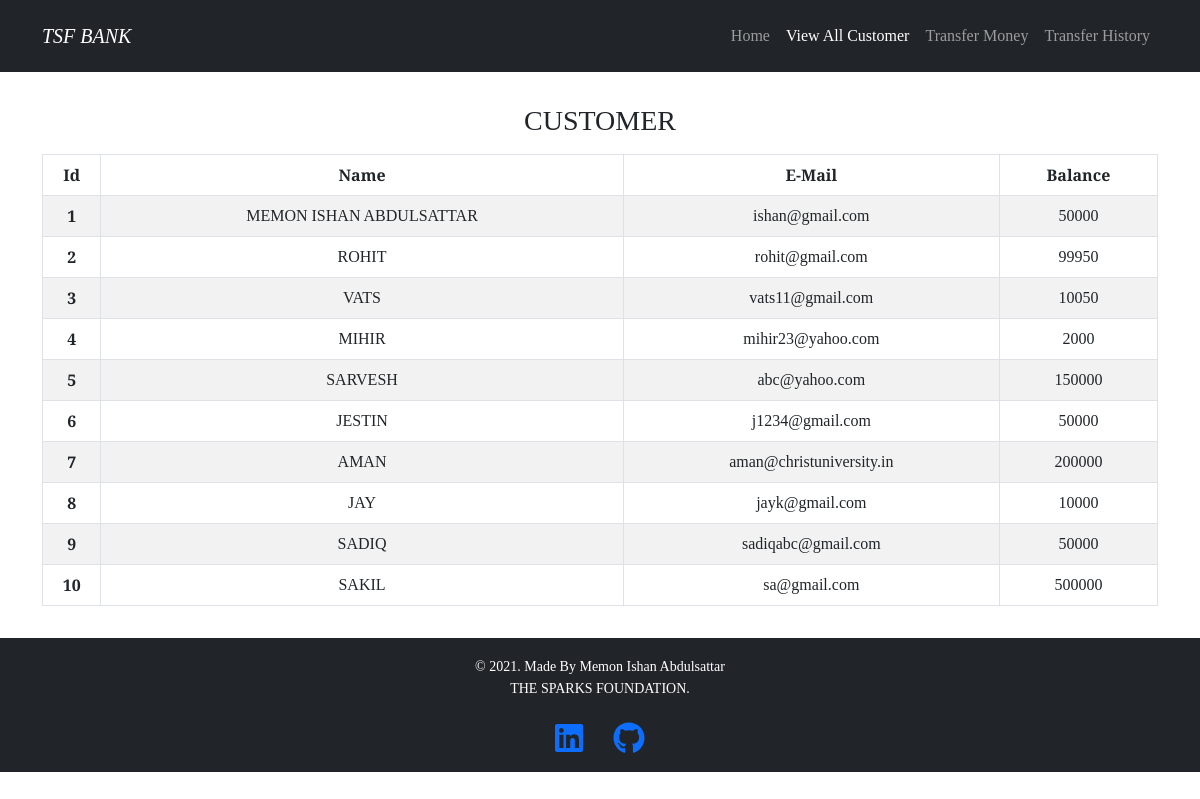
Screenshot of /viewallcustomer.php with the database file from the repository.
### tables this page shows
CREATE TABLE `viewcustomer` (
  `id` int(11) NOT NULL,
  `name` varchar(50) NOT NULL,
  `email` varchar(50) NOT NULL,
  `balance` bigint(20) NOT NULL
);

### viewallcustomer.php (the view, shortened to what this page needs)
<!DOCTYPE html>
<html lang="en">
<head>
    <link rel="stylesheet" href="./css/bootstrap.min.css">
    <link rel="stylesheet" href="./css/main.css">
</head>
<body>
    <nav class="navbar py-3 navbar-dark navbar-expand-sm bg-dark">
        <div class="container">
        <a href="" class="navbar-brand text-uppercase fst-italic">tsf bank</a>
        <div class="collapse navbar-collapse nav justify-content-end" id="navbarLinks">
            <ul class="navbar-nav">
                <li class="nav-item">
                    <a href="index.php" class="nav-link text-capitalize navhover">home</a>
                </li>
                <li class="nav-item active">
                    <a href="#" class="nav-link active text-capitalize navhover">view all customer</a>
                </li>
                <li class="nav-item">
                    <a href="transfermoney.php" class="nav-link text-capitalize navhover">transfer money</a>
                </li>
                <li class="nav-item">
                    <a href="transferhistory.php" class="nav-link text-capitalize navhover">transfer history</a>
                </li>
            </ul>
        </div>
        </div>
    </nav>
    <div class="container py-2">
        <h3 class="text-center text-uppercase pt-4 hhover">customer</h3>
        <div class="row py-2">
            <div class="col">
                <table class="table table-striped table-hover table-sm table-bordered table-condensed">
                    <thead>
                        <tr>
                            <th scope="col" class="text-center text-capitalize py-2">Id</th>
                            <th scope="col" class="text-center text-capitalize py-2">name</th>
                            <th scope="col" class="text-center text-capitalize py-2">e-mail</th>
                            <th scope="col" class="text-center text-capitalize py-2">balance</th>
                        </tr>
                    </thead>
                    <tbody>
                        <?php
                        include 'config.php';
                        $query = "select * from viewcustomer";
                        $data = mysqli_query($conn,$query);
                        while ($row = mysqli_fetch_assoc($data)){
                        ?>
                            <tr class="text-center">
                            <th class="py-2"><?php echo $row['id']?></th>
                            <td class="py-2 text-uppercase"><?php echo $row['name']?></td>
                            <td class="py-2"><?php echo $row['email']?></td>
                            <td class="py-2"><?php echo $row['balance']?></td>
                            </tr>
                        <?php
                        }
                        ?>
                    </tbody>
                </table>
            </div>
        </div>
    </div>
    <?php
    include 'footer.php';
    ?>
</body>
</html>

### css/main.css (style rules this page uses)
body { font-family: 'Arvo', serif; }

### rows the page displays
viewcustomer: id "1", name "MEMON ISHAN ABDULSATTAR", email "ishan@gmail.com", balance "50000"
viewcustomer: id "2", name "ROHIT", email "rohit@gmail.com", balance "99950"
viewcustomer: id "3", name "VATS", email "vats11@gmail.com", balance "10050"
viewcustomer: id "4", name "MIHIR", email "mihir23@yahoo.com", balance "2000"
viewcustomer: id "5", name "SARVESH", email "abc@yahoo.com", balance "150000"
viewcustomer: id "6", name "JESTIN", email "j1234@gmail.com", balance "50000"
viewcustomer: id "7", name "AMAN", email "aman@christuniversity.in", balance "200000"
viewcustomer: id "8", name "JAY", email "jayk@gmail.com", balance "10000"
viewcustomer: id "9", name "SADIQ", email "sadiqabc@gmail.com", balance "50000"
viewcustomer: id "10", name "SAKIL", email "sa@gmail.com", balance "500000"
